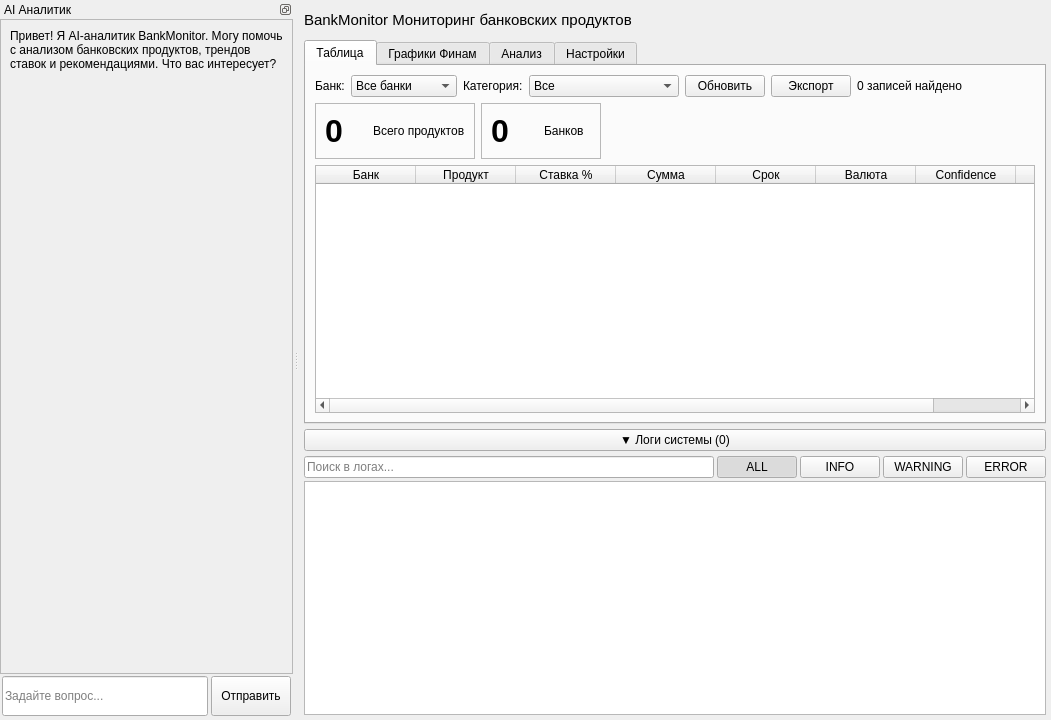
<?xml version="1.0" encoding="UTF-8"?>
<ui version="4.0">
 <class>MainWindow</class>
 <widget class="QMainWindow" name="MainWindow">
  <property name="geometry">
   <rect>
    <x>0</x>
    <y>0</y>
    <width>1051</width>
    <height>720</height>
   </rect>
  </property>
  <property name="windowTitle">
   <string>BankMonitor - Мониторинг банковских продуктов</string>
  </property>
  <property name="styleSheet">
   <string notr="true"/>
  </property>
  <widget class="QWidget" name="centralwidget">
   <layout class="QVBoxLayout" name="verticalLayout">
    <property name="spacing">
     <number>5</number>
    </property>
    <property name="leftMargin">
     <number>5</number>
    </property>
    <property name="topMargin">
     <number>5</number>
    </property>
    <property name="rightMargin">
     <number>5</number>
    </property>
    <property name="bottomMargin">
     <number>5</number>
    </property>
    <item>
     <layout class="QVBoxLayout" name="headerLayout">
      <item>
       <layout class="QHBoxLayout" name="headerTopLayout">
        <property name="spacing">
         <number>6</number>
        </property>
        <item>
         <widget class="QLabel" name="label">
          <property name="minimumSize">
           <size>
            <width>0</width>
            <height>30</height>
           </size>
          </property>
          <property name="maximumSize">
           <size>
            <width>16777215</width>
            <height>30</height>
           </size>
          </property>
          <property name="font">
           <font>
            <pointsize>11</pointsize>
           </font>
          </property>
          <property name="text">
           <string>BankMonitor Мониторинг банковских продуктов</string>
          </property>
         </widget>
        </item>
        <item>
         <spacer name="headerSpacer">
          <property name="orientation">
           <enum>Qt::Horizontal</enum>
          </property>
          <property name="sizeHint" stdset="0">
           <size>
            <width>40</width>
            <height>20</height>
           </size>
          </property>
         </spacer>
        </item>
       </layout>
      </item>
     </layout>
    </item>
    <item>
     <widget class="QTabWidget" name="mainTabWidget">
      <property name="currentIndex">
       <number>0</number>
      </property>
      <widget class="QWidget" name="tableTab">
       <attribute name="title">
        <string>Таблица</string>
       </attribute>
       <layout class="QVBoxLayout" name="tableTabLayout">
        <item>
         <layout class="QHBoxLayout" name="filtersLayout">
          <item>
           <widget class="QLabel" name="bankLabel">
            <property name="text">
             <string>Банк:</string>
            </property>
           </widget>
          </item>
          <item>
           <widget class="QComboBox" name="bankComboBox">
            <item>
             <property name="text">
              <string>Все банки</string>
             </property>
            </item>
            <item>
             <property name="text">
              <string>Сбербанк</string>
             </property>
            </item>
            <item>
             <property name="text">
              <string>ТБанк</string>
             </property>
            </item>
            <item>
             <property name="text">
              <string>ВТБ</string>
             </property>
            </item>
            <item>
             <property name="text">
              <string>Альфа-Банк</string>
             </property>
            </item>
            <item>
             <property name="text">
              <string>Газпромбанк</string>
             </property>
            </item>
           </widget>
          </item>
          <item>
           <widget class="QLabel" name="categoryLabel">
            <property name="text">
             <string>Категория:</string>
            </property>
           </widget>
          </item>
          <item>
           <widget class="QComboBox" name="categoryComboBox">
            <item>
             <property name="text">
              <string>Все</string>
             </property>
            </item>
            <item>
             <property name="text">
              <string>Кредитные продукты</string>
             </property>
            </item>
            <item>
             <property name="text">
              <string>Дебетовые карты</string>
             </property>
            </item>
            <item>
             <property name="text">
              <string>Кредитные карты</string>
             </property>
            </item>
           </widget>
          </item>
          <item>
           <widget class="QPushButton" name="refreshButton">
            <property name="sizePolicy">
             <sizepolicy hsizetype="Fixed" vsizetype="Preferred">
              <horstretch>0</horstretch>
              <verstretch>0</verstretch>
             </sizepolicy>
            </property>
            <property name="text">
             <string>Обновить</string>
            </property>
           </widget>
          </item>
          <item>
           <widget class="QPushButton" name="exportButton">
            <property name="sizePolicy">
             <sizepolicy hsizetype="Minimum" vsizetype="Preferred">
              <horstretch>0</horstretch>
              <verstretch>0</verstretch>
             </sizepolicy>
            </property>
            <property name="text">
             <string>Экспорт</string>
            </property>
           </widget>
          </item>
          <item>
           <widget class="QLabel" name="recordsCountLabel">
            <property name="text">
             <string>0 записей найдено</string>
            </property>
           </widget>
          </item>
          <item>
           <spacer name="filtersSpacer">
            <property name="orientation">
             <enum>Qt::Horizontal</enum>
            </property>
            <property name="sizeHint" stdset="0">
             <size>
              <width>40</width>
              <height>20</height>
             </size>
            </property>
           </spacer>
          </item>
         </layout>
        </item>
        <item>
         <layout class="QHBoxLayout" name="statsLayout">
          <item>
           <widget class="QFrame" name="statCard1">
            <property name="minimumSize">
             <size>
              <width>160</width>
              <height>0</height>
             </size>
            </property>
            <property name="maximumSize">
             <size>
              <width>160</width>
              <height>16777215</height>
             </size>
            </property>
            <property name="frameShape">
             <enum>QFrame::StyledPanel</enum>
            </property>
            <property name="frameShadow">
             <enum>QFrame::Raised</enum>
            </property>
            <layout class="QHBoxLayout" name="horizontalLayout">
             <item>
              <widget class="QLabel" name="stat1ValueLabel">
               <property name="font">
                <font>
                 <pointsize>24</pointsize>
                 <weight>75</weight>
                 <bold>true</bold>
                </font>
               </property>
               <property name="text">
                <string>0</string>
               </property>
              </widget>
             </item>
             <item>
              <widget class="QLabel" name="stat1Label">
               <property name="text">
                <string>Всего продуктов</string>
               </property>
              </widget>
             </item>
            </layout>
           </widget>
          </item>
          <item>
           <widget class="QFrame" name="statCard3">
            <property name="minimumSize">
             <size>
              <width>120</width>
              <height>0</height>
             </size>
            </property>
            <property name="maximumSize">
             <size>
              <width>150</width>
              <height>16777215</height>
             </size>
            </property>
            <property name="frameShape">
             <enum>QFrame::StyledPanel</enum>
            </property>
            <property name="frameShadow">
             <enum>QFrame::Raised</enum>
            </property>
            <layout class="QHBoxLayout" name="horizontalLayout_2">
             <item>
              <widget class="QLabel" name="stat3ValueLabel">
               <property name="font">
                <font>
                 <pointsize>24</pointsize>
                 <weight>75</weight>
                 <bold>true</bold>
                </font>
               </property>
               <property name="text">
                <string>0</string>
               </property>
              </widget>
             </item>
             <item>
              <widget class="QLabel" name="stat3Label">
               <property name="text">
                <string>Банков</string>
               </property>
              </widget>
             </item>
            </layout>
           </widget>
          </item>
          <item>
           <spacer name="horizontalSpacer">
            <property name="orientation">
             <enum>Qt::Horizontal</enum>
            </property>
            <property name="sizeHint" stdset="0">
             <size>
              <width>40</width>
              <height>20</height>
             </size>
            </property>
           </spacer>
          </item>
         </layout>
        </item>
        <item>
         <widget class="QTableWidget" name="dataTableWidget">
          <column>
           <property name="text">
            <string>Банк</string>
           </property>
          </column>
          <column>
           <property name="text">
            <string>Продукт</string>
           </property>
          </column>
          <column>
           <property name="text">
            <string>Ставка %</string>
           </property>
          </column>
          <column>
           <property name="text">
            <string>Сумма</string>
           </property>
          </column>
          <column>
           <property name="text">
            <string>Срок</string>
           </property>
          </column>
          <column>
           <property name="text">
            <string>Валюта</string>
           </property>
          </column>
          <column>
           <property name="text">
            <string>Confidence</string>
           </property>
          </column>
          <column>
           <property name="text">
            <string>Дата сбора</string>
           </property>
          </column>
         </widget>
        </item>
       </layout>
      </widget>
      <widget class="QWidget" name="chartsTab">
       <attribute name="title">
        <string>Графики Финам</string>
       </attribute>
       <layout class="QVBoxLayout" name="chartsTabLayout"/>
      </widget>
      <widget class="QWidget" name="analysisTab">
       <attribute name="title">
        <string>Анализ</string>
       </attribute>
       <layout class="QVBoxLayout" name="analysisTabLayout"/>
      </widget>
      <widget class="QWidget" name="settingsTab">
       <attribute name="title">
        <string>Настройки</string>
       </attribute>
       <layout class="QVBoxLayout" name="settingsTabLayout">
        <item>
         <widget class="QScrollArea" name="settingsScrollArea">
          <property name="widgetResizable">
           <bool>true</bool>
          </property>
          <widget class="QWidget" name="settingsScrollAreaWidgetContents">
           <property name="geometry">
            <rect>
             <x>0</x>
             <y>-160</y>
             <width>757</width>
             <height>471</height>
            </rect>
           </property>
           <layout class="QVBoxLayout" name="settingsContentLayout">
            <item>
             <widget class="QGroupBox" name="parsingGroupBox">
              <property name="title">
               <string>Настройки парсинга</string>
              </property>
              <layout class="QVBoxLayout" name="parsingLayout">
               <item>
                <layout class="QHBoxLayout" name="updateIntervalLayout">
                 <item>
                  <widget class="QLabel" name="updateIntervalLabel">
                   <property name="text">
                    <string>Интервал обновления (минуты):</string>
                   </property>
                  </widget>
                 </item>
                 <item>
                  <widget class="QSpinBox" name="updateIntervalSpinBox">
                   <property name="minimum">
                    <number>1</number>
                   </property>
                   <property name="maximum">
                    <number>1440</number>
                   </property>
                   <property name="value">
                    <number>60</number>
                   </property>
                  </widget>
                 </item>
                </layout>
               </item>
               <item>
                <layout class="QHBoxLayout" name="timeoutLayout">
                 <item>
                  <widget class="QLabel" name="timeoutLabel">
                   <property name="text">
                    <string>Таймаут запроса (секунды):</string>
                   </property>
                  </widget>
                 </item>
                 <item>
                  <widget class="QSpinBox" name="timeoutSpinBox">
                   <property name="minimum">
                    <number>1</number>
                   </property>
                   <property name="maximum">
                    <number>300</number>
                   </property>
                   <property name="value">
                    <number>30</number>
                   </property>
                  </widget>
                 </item>
                </layout>
               </item>
               <item>
                <layout class="QHBoxLayout" name="retriesLayout">
                 <item>
                  <widget class="QLabel" name="retriesLabel">
                   <property name="text">
                    <string>Количество повторов:</string>
                   </property>
                  </widget>
                 </item>
                 <item>
                  <widget class="QSpinBox" name="retriesSpinBox">
                   <property name="minimum">
                    <number>1</number>
                   </property>
                   <property name="maximum">
                    <number>10</number>
                   </property>
                   <property name="value">
                    <number>3</number>
                   </property>
                  </widget>
                 </item>
                </layout>
               </item>
              </layout>
             </widget>
            </item>
            <item>
             <widget class="QGroupBox" name="notificationsGroupBox">
              <property name="title">
               <string>Уведомления</string>
              </property>
              <layout class="QVBoxLayout" name="notificationsLayout">
               <item>
                <widget class="QCheckBox" name="enableNotificationsCheckBox">
                 <property name="text">
                  <string>Включить уведомления</string>
                 </property>
                 <property name="checked">
                  <bool>true</bool>
                 </property>
                </widget>
               </item>
               <item>
                <widget class="QCheckBox" name="notifyOnNewDataCheckBox">
                 <property name="text">
                  <string>Уведомлять при обновлении данных</string>
                 </property>
                 <property name="checked">
                  <bool>true</bool>
                 </property>
                </widget>
               </item>
               <item>
                <widget class="QCheckBox" name="notifyOnErrorsCheckBox">
                 <property name="text">
                  <string>Уведомлять при ошибках парсинга</string>
                 </property>
                 <property name="checked">
                  <bool>true</bool>
                 </property>
                </widget>
               </item>
              </layout>
             </widget>
            </item>
            <item>
             <widget class="QGroupBox" name="defaultFiltersGroupBox">
              <property name="title">
               <string>Фильтры по умолчанию</string>
              </property>
              <layout class="QVBoxLayout" name="defaultFiltersLayout">
               <item>
                <layout class="QHBoxLayout" name="defaultBankLayout">
                 <item>
                  <widget class="QLabel" name="defaultBankLabel">
                   <property name="text">
                    <string>Банк:</string>
                   </property>
                  </widget>
                 </item>
                 <item>
                  <widget class="QComboBox" name="defaultBankComboBox">
                   <item>
                    <property name="text">
                     <string>Все банки</string>
                    </property>
                   </item>
                   <item>
                    <property name="text">
                     <string>Сбербанк</string>
                    </property>
                   </item>
                   <item>
                    <property name="text">
                     <string>Альфа-Банк</string>
                    </property>
                   </item>
                   <item>
                    <property name="text">
                     <string>ВТБ</string>
                    </property>
                   </item>
                   <item>
                    <property name="text">
                     <string>ТБанк</string>
                    </property>
                   </item>
                  </widget>
                 </item>
                </layout>
               </item>
               <item>
                <layout class="QHBoxLayout" name="defaultCategoryLayout">
                 <item>
                  <widget class="QLabel" name="defaultCategoryLabel">
                   <property name="text">
                    <string>Категория:</string>
                   </property>
                  </widget>
                 </item>
                 <item>
                  <widget class="QComboBox" name="defaultCategoryComboBox">
                   <item>
                    <property name="text">
                     <string>Все</string>
                    </property>
                   </item>
                  </widget>
                 </item>
                </layout>
               </item>
               <item>
                <layout class="QHBoxLayout" name="defaultCurrencyLayout"/>
               </item>
              </layout>
             </widget>
            </item>
            <item>
             <widget class="QGroupBox" name="displayGroupBox">
              <property name="title">
               <string>Отображение</string>
              </property>
              <layout class="QVBoxLayout" name="displayLayout">
               <item>
                <layout class="QHBoxLayout" name="pageSizeSettingsLayout">
                 <item>
                  <widget class="QLabel" name="pageSizeSettingsLabel">
                   <property name="text">
                    <string>Строк на странице:</string>
                   </property>
                  </widget>
                 </item>
                 <item>
                  <widget class="QComboBox" name="pageSizeSettingsComboBox">
                   <item>
                    <property name="text">
                     <string>10</string>
                    </property>
                   </item>
                   <item>
                    <property name="text">
                     <string>50</string>
                    </property>
                   </item>
                   <item>
                    <property name="text">
                     <string>100</string>
                    </property>
                   </item>
                  </widget>
                 </item>
                </layout>
               </item>
               <item>
                <widget class="QCheckBox" name="autoRefreshCheckBox">
                 <property name="text">
                  <string>Авто-обновление</string>
                 </property>
                 <property name="checked">
                  <bool>true</bool>
                 </property>
                </widget>
               </item>
               <item>
                <layout class="QHBoxLayout" name="autoRefreshIntervalLayout">
                 <item>
                  <widget class="QLabel" name="autoRefreshIntervalLabel">
                   <property name="text">
                    <string>Интервал обновления (секунды):</string>
                   </property>
                  </widget>
                 </item>
                 <item>
                  <widget class="QSpinBox" name="autoRefreshIntervalSpinBox">
                   <property name="minimum">
                    <number>10</number>
                   </property>
                   <property name="maximum">
                    <number>3600</number>
                   </property>
                   <property name="value">
                    <number>300</number>
                   </property>
                  </widget>
                 </item>
                </layout>
               </item>
              </layout>
             </widget>
            </item>
            <item>
             <layout class="QHBoxLayout" name="settingsButtonsLayout">
              <item>
               <widget class="QPushButton" name="saveSettingsButton">
                <property name="text">
                 <string>Сохранить настройки</string>
                </property>
               </widget>
              </item>
              <item>
               <widget class="QPushButton" name="resetSettingsButton">
                <property name="text">
                 <string>Сбросить</string>
                </property>
               </widget>
              </item>
             </layout>
            </item>
           </layout>
          </widget>
         </widget>
        </item>
       </layout>
      </widget>
     </widget>
    </item>
    <item>
     <layout class="QVBoxLayout" name="logsLayout">
      <item>
       <widget class="QPushButton" name="logsToggleButton">
        <property name="text">
         <string>▼ Логи системы (0)</string>
        </property>
        <property name="checkable">
         <bool>true</bool>
        </property>
       </widget>
      </item>
      <item>
       <widget class="QWidget" name="logWidget" native="true">
        <property name="enabled">
         <bool>true</bool>
        </property>
        <layout class="QVBoxLayout" name="logsContentLayout">
         <property name="spacing">
          <number>3</number>
         </property>
         <property name="leftMargin">
          <number>0</number>
         </property>
         <property name="topMargin">
          <number>0</number>
         </property>
         <property name="rightMargin">
          <number>0</number>
         </property>
         <property name="bottomMargin">
          <number>0</number>
         </property>
         <item>
          <layout class="QHBoxLayout" name="logsFiltersLayout">
           <item>
            <widget class="QLineEdit" name="logsSearchLineEdit">
             <property name="placeholderText">
              <string>Поиск в логах...</string>
             </property>
            </widget>
           </item>
           <item>
            <widget class="QPushButton" name="logsAllButton">
             <property name="text">
              <string>ALL</string>
             </property>
             <property name="checkable">
              <bool>true</bool>
             </property>
             <property name="checked">
              <bool>true</bool>
             </property>
            </widget>
           </item>
           <item>
            <widget class="QPushButton" name="logsInfoButton">
             <property name="text">
              <string>INFO</string>
             </property>
             <property name="checkable">
              <bool>true</bool>
             </property>
            </widget>
           </item>
           <item>
            <widget class="QPushButton" name="logsWarningButton">
             <property name="text">
              <string>WARNING</string>
             </property>
             <property name="checkable">
              <bool>true</bool>
             </property>
            </widget>
           </item>
           <item>
            <widget class="QPushButton" name="logsErrorButton">
             <property name="text">
              <string>ERROR</string>
             </property>
             <property name="checkable">
              <bool>true</bool>
             </property>
            </widget>
           </item>
          </layout>
         </item>
         <item>
          <widget class="QListWidget" name="logsListWidget"/>
         </item>
        </layout>
       </widget>
      </item>
     </layout>
    </item>
   </layout>
  </widget>
  <widget class="QDockWidget" name="chatDockWidget">
   <property name="features">
    <set>QDockWidget::DockWidgetFloatable|QDockWidget::DockWidgetMovable</set>
   </property>
   <property name="allowedAreas">
    <set>Qt::LeftDockWidgetArea|Qt::RightDockWidgetArea</set>
   </property>
   <property name="windowTitle">
    <string>AI Аналитик</string>
   </property>
   <attribute name="dockWidgetArea">
    <number>1</number>
   </attribute>
   <widget class="QWidget" name="chatDockWidgetContents">
    <layout class="QVBoxLayout" name="chatLayout">
     <property name="spacing">
      <number>0</number>
     </property>
     <property name="leftMargin">
      <number>0</number>
     </property>
     <property name="topMargin">
      <number>0</number>
     </property>
     <property name="rightMargin">
      <number>0</number>
     </property>
     <property name="bottomMargin">
      <number>0</number>
     </property>
     <item>
      <widget class="QScrollArea" name="chatMessagesScrollArea">
       <property name="verticalScrollBarPolicy">
        <enum>Qt::ScrollBarAsNeeded</enum>
       </property>
       <property name="widgetResizable">
        <bool>true</bool>
       </property>
       <widget class="QWidget" name="chatMessagesWidget">
        <property name="geometry">
         <rect>
          <x>0</x>
          <y>0</y>
          <width>218</width>
          <height>650</height>
         </rect>
        </property>
        <layout class="QVBoxLayout" name="chatMessagesLayout">
         <item>
          <widget class="QLabel" name="chatWelcomeLabel">
           <property name="text">
            <string>Привет! Я AI-аналитик BankMonitor. Могу помочь с анализом банковских продуктов, трендов ставок и рекомендациями. Что вас интересует?</string>
           </property>
           <property name="wordWrap">
            <bool>true</bool>
           </property>
          </widget>
         </item>
         <item>
          <spacer name="chatMessagesSpacer">
           <property name="orientation">
            <enum>Qt::Vertical</enum>
           </property>
           <property name="sizeHint" stdset="0">
            <size>
             <width>20</width>
             <height>40</height>
            </size>
           </property>
          </spacer>
         </item>
        </layout>
       </widget>
      </widget>
     </item>
     <item>
      <layout class="QHBoxLayout" name="chatInputLayout">
       <property name="spacing">
        <number>3</number>
       </property>
       <property name="leftMargin">
        <number>2</number>
       </property>
       <property name="topMargin">
        <number>2</number>
       </property>
       <property name="rightMargin">
        <number>2</number>
       </property>
       <property name="bottomMargin">
        <number>4</number>
       </property>
       <item>
        <widget class="QLineEdit" name="chatInputLineEdit">
         <property name="sizePolicy">
          <sizepolicy hsizetype="Expanding" vsizetype="Preferred">
           <horstretch>0</horstretch>
           <verstretch>0</verstretch>
          </sizepolicy>
         </property>
         <property name="placeholderText">
          <string>Задайте вопрос...</string>
         </property>
        </widget>
       </item>
       <item>
        <widget class="QPushButton" name="chatSendButton">
         <property name="minimumSize">
          <size>
           <width>80</width>
           <height>40</height>
          </size>
         </property>
         <property name="maximumSize">
          <size>
           <width>80</width>
           <height>40</height>
          </size>
         </property>
         <property name="text">
          <string>Отправить</string>
         </property>
        </widget>
       </item>
      </layout>
     </item>
    </layout>
   </widget>
  </widget>
 </widget>
 <resources/>
 <connections>
  <connection>
   <sender>logsToggleButton</sender>
   <signal>clicked(bool)</signal>
   <receiver>logWidget</receiver>
   <slot>setVisible(bool)</slot>
   <hints>
    <hint type="sourcelabel">
     <x>575</x>
     <y>586</y>
    </hint>
    <hint type="destinationlabel">
     <x>517</x>
     <y>606</y>
    </hint>
   </hints>
  </connection>
 </connections>
</ui>
